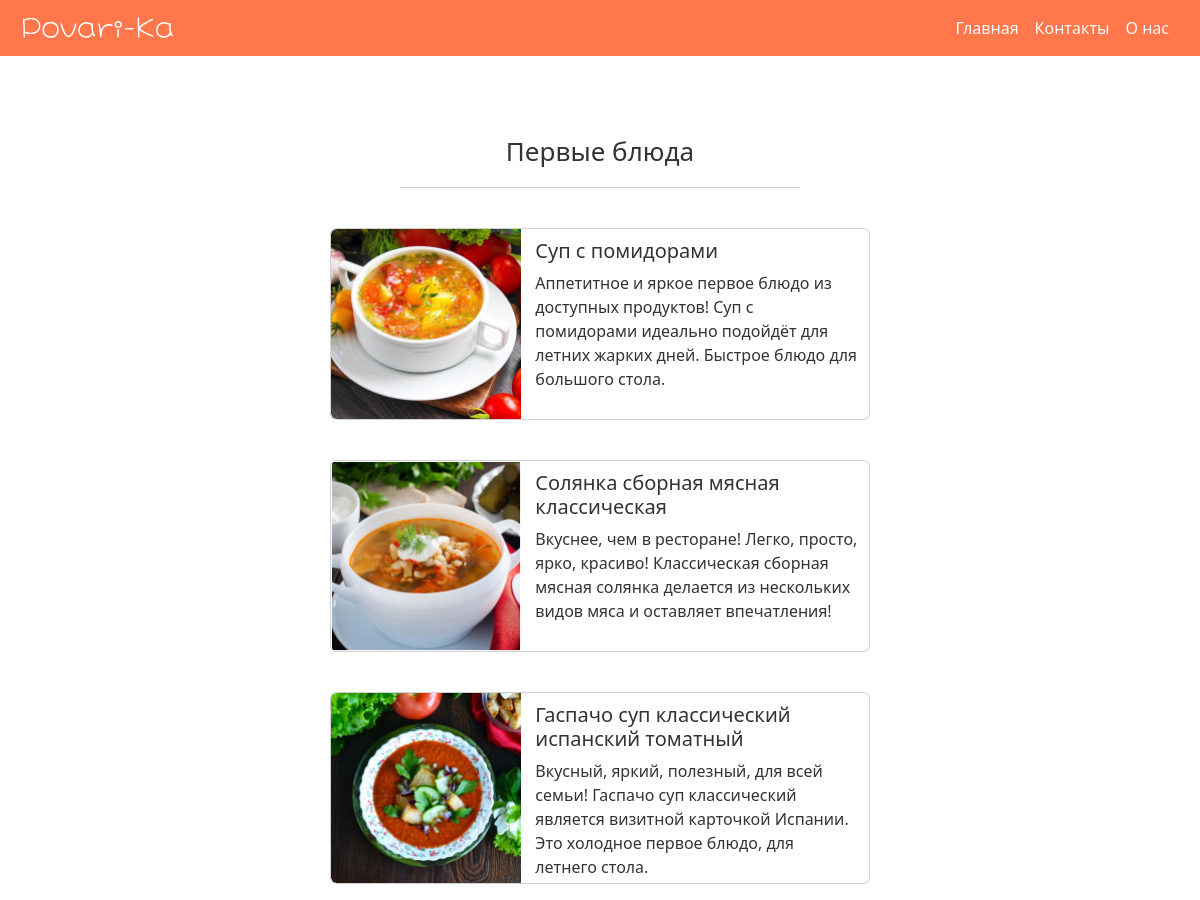
Page /category/soup on the committed database.
### recipes/models.py (models this page shows, shortened)
class Recipe(models.Model):
    category = models.CharField(max_length=15, choices=CATEGORY_CHOICES, default='')
    name = models.CharField(max_length=250, default='', unique=True)
    description = models.CharField(max_length=150, default='')
    image = models.ImageField(upload_to='images', blank=True, null=True, default='Recipe Image')
    cooking_time = models.IntegerField(null=True)

### recipes/views.py (the view)
# urls.py: path('category/<str:category_val>', views.category, name='category'),
def category(request, category_val):
    template = loader.get_template('category.html')
    category_choices = CATEGORY_CHOICES[category_val]
    category_result = Recipe.objects.all().filter(category=category_val)
    context = {
        'category_choices': category_choices,
        'curr_category': category_val,
        'category_result': category_result,
    }
    return HttpResponse(template.render(context, request))

### recipes/templates/category.html (shortened to what this page needs)
{% extends "master.html" %}
{% load static %}
{% block css %}
<link rel="stylesheet" href="{% static 'css/category.css' %}">
{% endblock %}
{% block content %}
    <h1 class="choose-category">{{ category_choices }}</h1>
    <hr class="category-underline" style="border-color: #333333;">
    {% for x in category_result %}
        <div class="card mb-3" style="max-width: 540px;">
            <a href="/recipe/{{ x.id }}">
                <div class="row g-0 mx-auto">
                    <div class="col-md-4">
                        <img class="category-recipe-img rounded-start"
                            src="{{x.image.url}}"
                            alt="Recipe Image"
                        />
                    </div>
                    <div class="col-md-8">
                        <div class="card-body-category">
                            <h5 class="card-title">{{x.name|lower|capfirst}}</h5>
                            <p class="card-text">
                                {{x.description}}
                            </p>
                        </div>
                    </div>
                </div>
            </a>
        </div>
    {% endfor %}
{% endblock %}

### static/css/global.css (style rules this page uses)
body { background-color: #EFE7DC; }
.choose-category { font-size: 26px; margin-top: 80px; margin-bottom: 0; color: #333333; font-weight: 400; text-align: center; }

### static/css/category.css (style rules this page uses)
.card { height: 250px; margin: 40px auto; }
.card a { color: #333333; text-decoration: none; }
.category-recipe-img { height: 190px; width: 190px; object-fit: cover; }
.card-body-category { margin-top: 10px; margin-left: 25px; margin-right: 10px; }
.card-title { text-transform: lowercase; }
.card-title::first-letter { text-transform: uppercase; }
.category-underline { width: 400px; margin: auto; margin-top: 20px; }

### rows in the picture
Recipe: image (picture), name "суп с помидорами", description "Аппетитное и яркое первое блюдо из доступных продуктов! Суп с помидорами идеально подойдёт для летних жарких дней. Быстрое блюдо для большого стола."
Recipe: image (picture), name "солянка сборная мясная классическая", description "Вкуснее, чем в ресторане! Легко, просто, ярко, красиво! Классическая сборная мясная солянка делается из нескольких видов мяса и оставляет впечатления!"
Recipe: image (picture), name "гаспачо суп классический испанский томатный", description "Вкусный, яркий, полезный, для всей семьи! Гаспачо суп классический является визитной карточкой Испании. Это холодное первое блюдо, для летнего стола."

### other values in the picture
{{ category_choices }} "Первые блюда"
